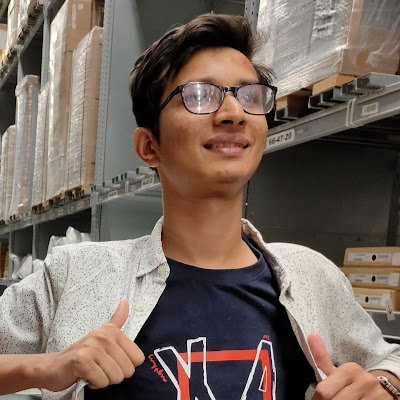
#> input picture msELlJ2R_400x400.jpg, 400 x 400 px
$ jupyter execute BT19ECE040_DIP_A-7.ipynb
#> lines starting #> are read from the running program, lines starting #| are printed output that depends on the picture; long printed decimals are rounded
[cell 1]
import numpy as np
import cv2
import matplotlib.pyplot as plt

[cell 2]
Image = cv2.imread(r"msELlJ2R_400x400.jpg", 0)
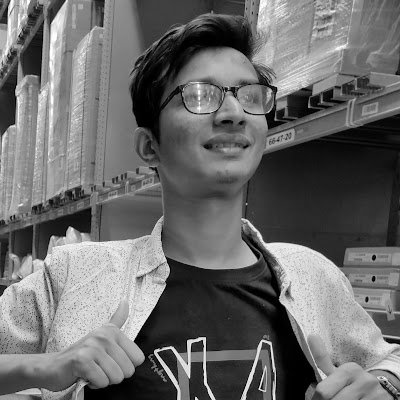
#> Image: shape (400, 400); min 0, max 255, mean 107.1

[cell 3]
plt.imshow(Image)

[cell 4]
Peak_SNR=10*np.log10((255*255)/(1/(225*225)*np.sum(Image)*np.sum(Image)))
#> Peak_SNR = -49.5
print('Peak_SNR is: ',Peak_SNR)
#| Peak_SNR is:  -49.503

[cell 5]
def Convert_to_binary(num):
    binary_num = [int(i) for i in list('{0:0b}'.format(num))]
    for j in range(8 - len(binary_num)):
        binary_num.insert(0,0)
    return binary_num

[cell 6]
def Convert_to_decimal(listt):
    x = 0
    for i in range(8):
        x = x + int(listt[i])*(2**(7-i))
    return x

[cell 7]
def discriminate_bit(bit,Image):
    z = np.zeros([225,225])
    for i in range(225):
        for j in range(225):
            x = Convert_to_binary(Image[i][j])
            for k in range(8):
                if k == bit:
                    x[k] = x[k]
                else:
                    x[k] = 0
            x1 = Convert_to_decimal(x)
            z[i][j] = x1
    return z

[cell 8]
fig = plt.figure()
fig.set_figheight(15)
fig.set_figwidth(15)

[cell 9]
for i in range(1,9):
    fig.add_subplot(4,2,i)
    plt.imshow(discriminate_bit(i-1,Image), cmap='gray')
#> this loop made 8 passes


plt.show(block=True)
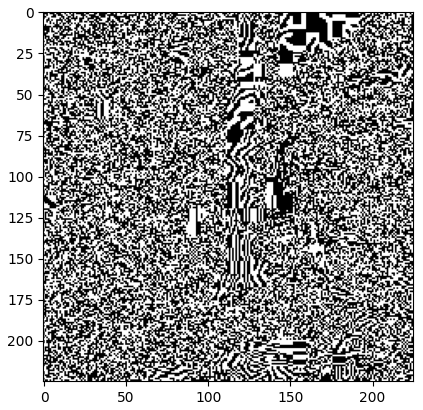
#> figure drawn by matplotlib, 1 panel
